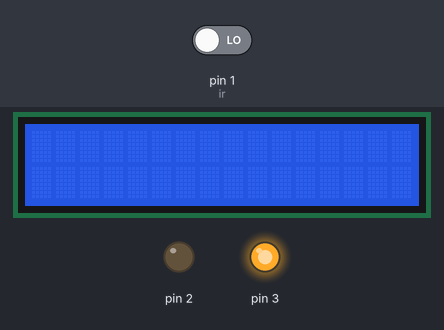
Recording of a sketch running on a simulated Arduino Uno, built with avr-gcc and run on an emulated ATmega328P. Parts: 16×2 character LCD, output pins drawn as LEDs (lit = HIGH). The test bench sets the inputs (shaded band); at power-on: pin 1 (ir) LOW.

Above: at 1.2 s.
1.3 s: pin 1 (ir) driven HIGH
At 2.1 s:
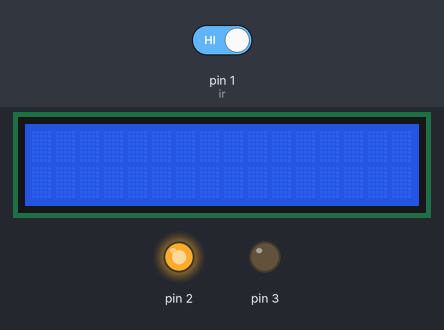
2.8 s: pin 1 (ir) driven LOW
At 3.3 s:
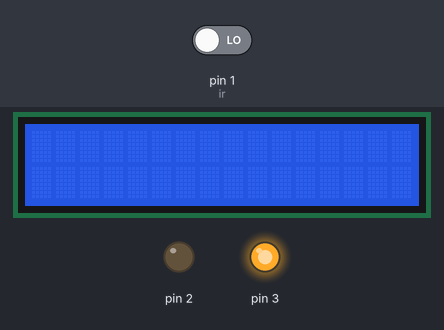
Timing chart, 0 to 5.8 s (numbered marks = the images above; inputs shaded):
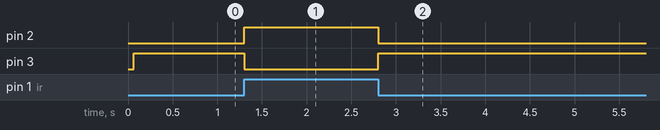

Measured:
- after the input at 1.3 s, pin 2: LOW → HIGH at once; pin 3: HIGH → LOW at once
- after the input at 2.8 s, pin 2: HIGH → LOW at once; pin 3: LOW → HIGH at once

The sketch:

counting.ino
```cpp
#include <Wire.h>
#include <LiquidCrystal_I2C.h>

// Set the LCD address to 0x27 for a 16 chars and 2 line display
LiquidCrystal_I2C lcd(0x27, 16, 2);
int ir=1;
int count=0;
void setup()
{
	pinMode(ir,INPUT);
  pinMode(2,OUTPUT);
  pinMode(3,OUTPUT);
	lcd.begin();
  lcd.backlight();
}
void Display(){
  lcd.setCursor(0,0);
lcd.print(count);

}
void loop(){
int val=digitalRead(ir);
if(val==1){
digitalWrite(2,HIGH);
digitalWrite(3,LOW);
}
else{
  digitalWrite(3,HIGH);
  digitalWrite(2,LOW);

}

}
```
